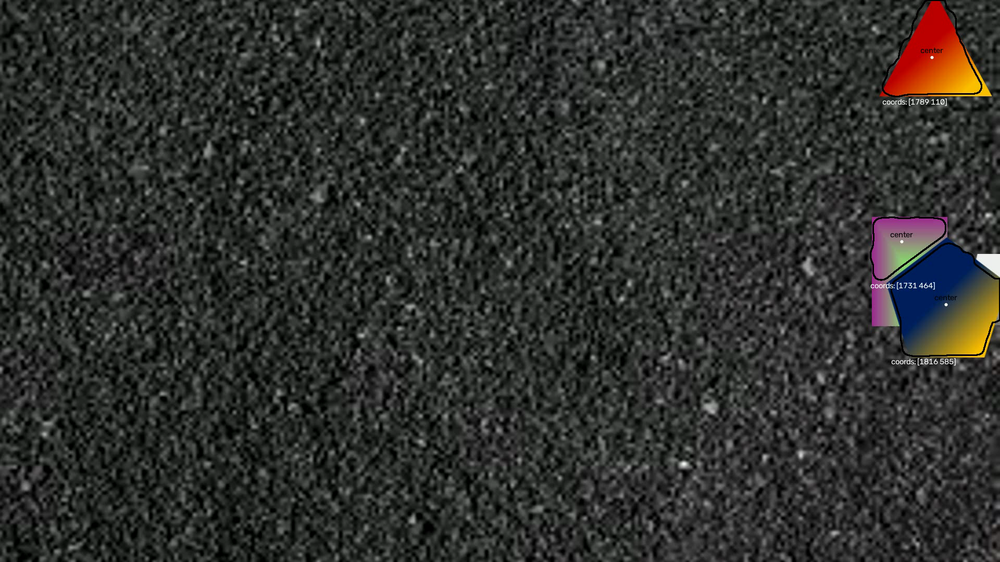
#> input picture media/frames/hard_1260.png, 1000 x 562 px, shrunk from 1920 x 1080 before the run, found by its file name
$ python run_static.py ../media/frames/hard_1260.png
#> lines starting #> are read from the running program, lines starting #| are printed output that depends on the picture
#> in main, img is the input picture: shape (562, 1000, 3); mean B, G, R 45.1, 48, 47.1
### src/shape_detector/detector.py
import cv2
import numpy as np
from .variance import local_variance
from typing import TypedDict


CLIP_PERCENTILE = 99
MIN_SOLIDITY = 0.7
K_FRACTION = 0.01  # 1% of frame width
MIN_AREA_FRACTION = 0.005               # 0.5% of frame area

# Part 3 variables
VAR_FRACTION      = 0.004   # variance kernel size as a fraction of frame width
SMOOTH_FRACTION   = 0.015   # smoothing kernel size as a fraction of frame width


class ShapeDetection(TypedDict):
    center: tuple[float, float]
    outline: np.ndarray
    area: float

def _resolve_k(shape: tuple) -> int:
    return int(round(K_FRACTION * shape[1])) | 1

def _to_grayscale(image: np.ndarray) -> np.ndarray:
    # Convert color image to grayscale
    return cv2.cvtColor(image, cv2.COLOR_BGR2GRAY)
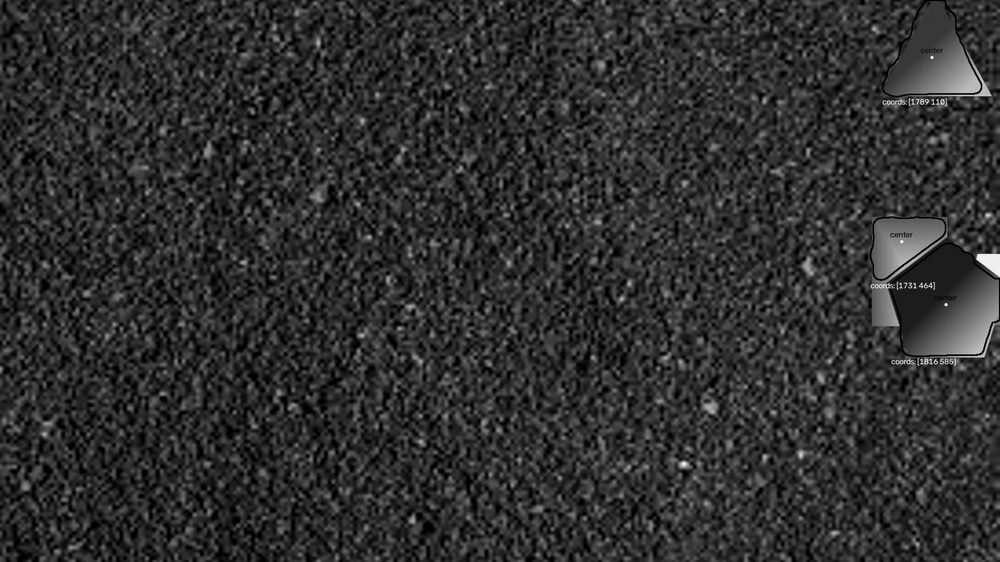
#> returned value: shape (562, 1000); min 0, max 255, mean 47.4


def _build_shape_mask(gray: np.ndarray, k_small: int, k_large: int) -> np.ndarray:
    # Normalize variance map and apply Otsu thresholding separate shapes from the background
    raw_var = local_variance(gray, k_small)
    variance_map = cv2.blur(raw_var, (k_large, k_large))

    # let the bulk of the image set the scale, not outliers (apply log transform on variance map)
    log_var = np.log1p(variance_map)
    ceiling = np.percentile(log_var, CLIP_PERCENTILE)
    clipped = np.clip(log_var, 0, ceiling)

    normalized = cv2.normalize(clipped, None, 0, 255, cv2.NORM_MINMAX).astype(np.uint8)
    _, mask = cv2.threshold(normalized, 0, 255, cv2.THRESH_BINARY_INV + cv2.THRESH_OTSU)

    # smooth boundary raggedness without changing region size
    smooth = cv2.getStructuringElement(cv2.MORPH_ELLIPSE, (k_small, k_small))
    mask = cv2.morphologyEx(mask, cv2.MORPH_CLOSE, smooth)

    recover = cv2.getStructuringElement(cv2.MORPH_ELLIPSE, (k_large, k_large))
    return cv2.dilate(mask, recover)

# [27 lines left out: functions _extract_contours, _contour_to_detection, not called in this run]

def detect_shapes(
    image: np.ndarray,
    var_fraction: float = VAR_FRACTION,
    smooth_fraction: float = SMOOTH_FRACTION,
    min_area_fraction: float = MIN_AREA_FRACTION,
) -> list[ShapeDetection]:
    # Detect shapes in the input image and return a list of ShapeDetection objects
    gray = _to_grayscale(image)
    h, w = image.shape[:2]
#> h = 562; w = 1000
    k_small = int(round(var_fraction * w)) | 1
#> k_small = 5
    k_large = int(round(smooth_fraction * w)) | 1
#> k_large = 15
    min_area = min_area_fraction * h * w
#> min_area = 2810

    mask = _build_shape_mask(gray, k_small, k_large)
    contours = _extract_contours(mask)
    detections = [_contour_to_detection(c, min_area) for c in contours]
    return [d for d in detections if d is not None]

### scripts/run_static.py
import cv2
import numpy as np
import argparse
from shape_detector.detector import detect_shapes, ShapeDetection
from shape_detector.visualize import draw_detections
from pathlib import Path
from shape_detector.geometry import calculate_depth, calculate_coords, circleness


PROJECT_ROOT = Path(__file__).resolve().parent.parent
INPUT_DIR = PROJECT_ROOT / "media" / "input"
OUTPUT_DIR = PROJECT_ROOT / "media" / "output"

def main():
    parser = argparse.ArgumentParser(description="Detect shapes in an image and save the annotated output.")
    parser.add_argument("image", type=str, help="Filename of an image in media/input/")
    parser.add_argument("--var-fraction", type=float, default=None)
    parser.add_argument("--smooth-fraction", type=float, default=None)
    parser.add_argument("--min-area-fraction", type=float, default=None)

    args = parser.parse_args()

    input_path = INPUT_DIR / args.image
    output_path = OUTPUT_DIR / f"{input_path.stem}_annotated{input_path.suffix}"
    OUTPUT_DIR.mkdir(parents=True, exist_ok=True)

    # Read the input image
    img = cv2.imread(str(input_path))
    if img is None:
        raise FileNotFoundError(f"Error: Could not read image from {input_path}")

    # Detect shapes in the image
    detections = detect_shapes(img)

    # Calculate depth and 3D coordinates for the most circular shape
    circle = max(detections, key=circleness)
    depth = calculate_depth(circle, img.shape)
    locations = [{**d, "position": calculate_coords(d, depth, img.shape)} for d in detections]

    # Draw detections on the image
    annotated_img = draw_detections(img, locations)

    # Save the annotated image
    cv2.imwrite(str(output_path), annotated_img)
    print(f"Annotated image saved to {output_path}")

if __name__ == "__main__":
    main()
#> (the call stopped at in _build_shape_mask, `raw_var = local_variance(gray, k_small)`: shape_detector is not available in this run)

$ run again, on media/frames/hard_800.png
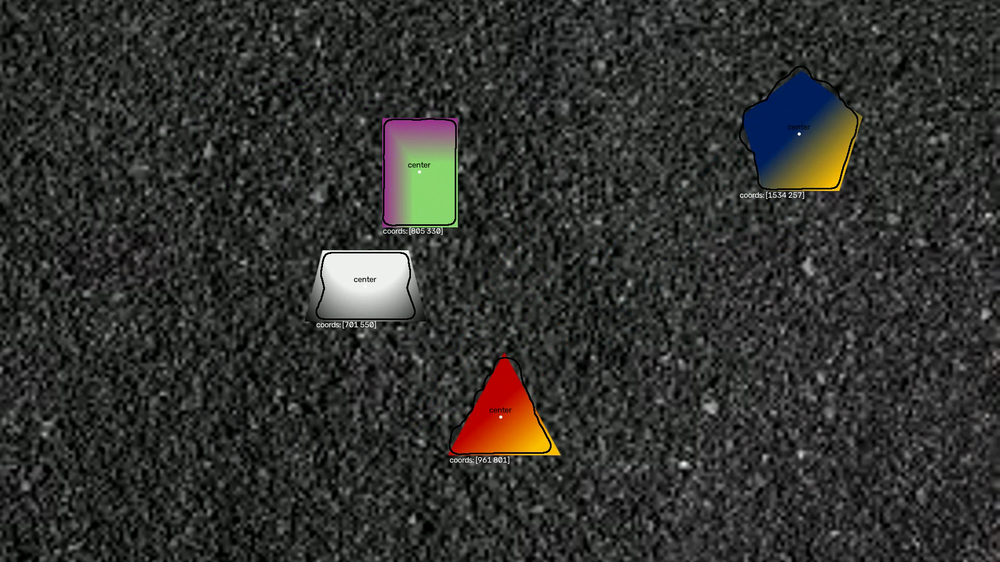
#> input picture media/frames/hard_800.png, 1000 x 562 px, shrunk from 1920 x 1080 before the run, found by its file name
#> in main, img is the input picture: shape (562, 1000, 3); mean B, G, R 47.2, 50.6, 49.4
#> in _to_grayscale, `return cv2.cvtColor(image, cv2.COLOR_BGR2GRAY)`:
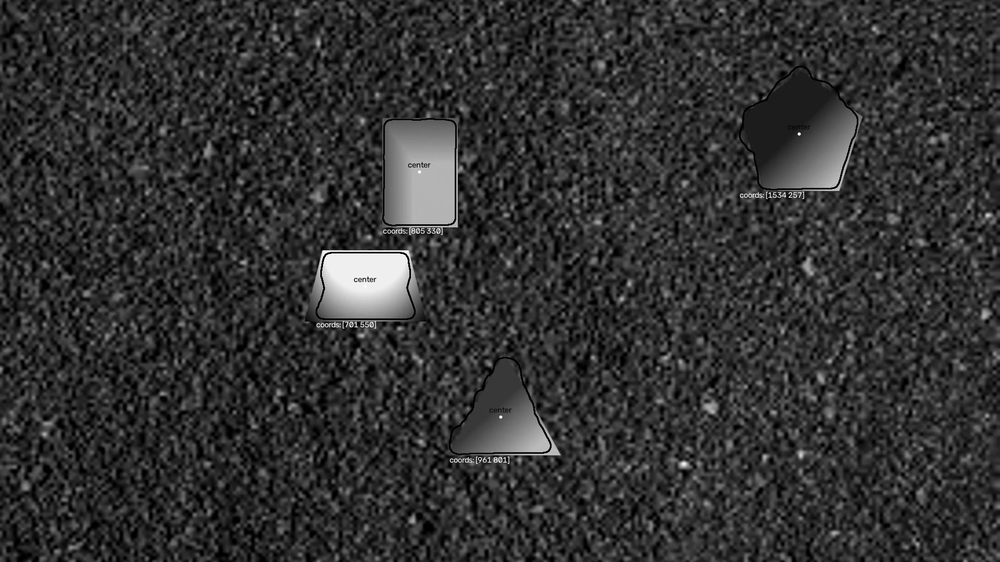
#> returned value: shape (562, 1000); min 0, max 255, mean 49.8
